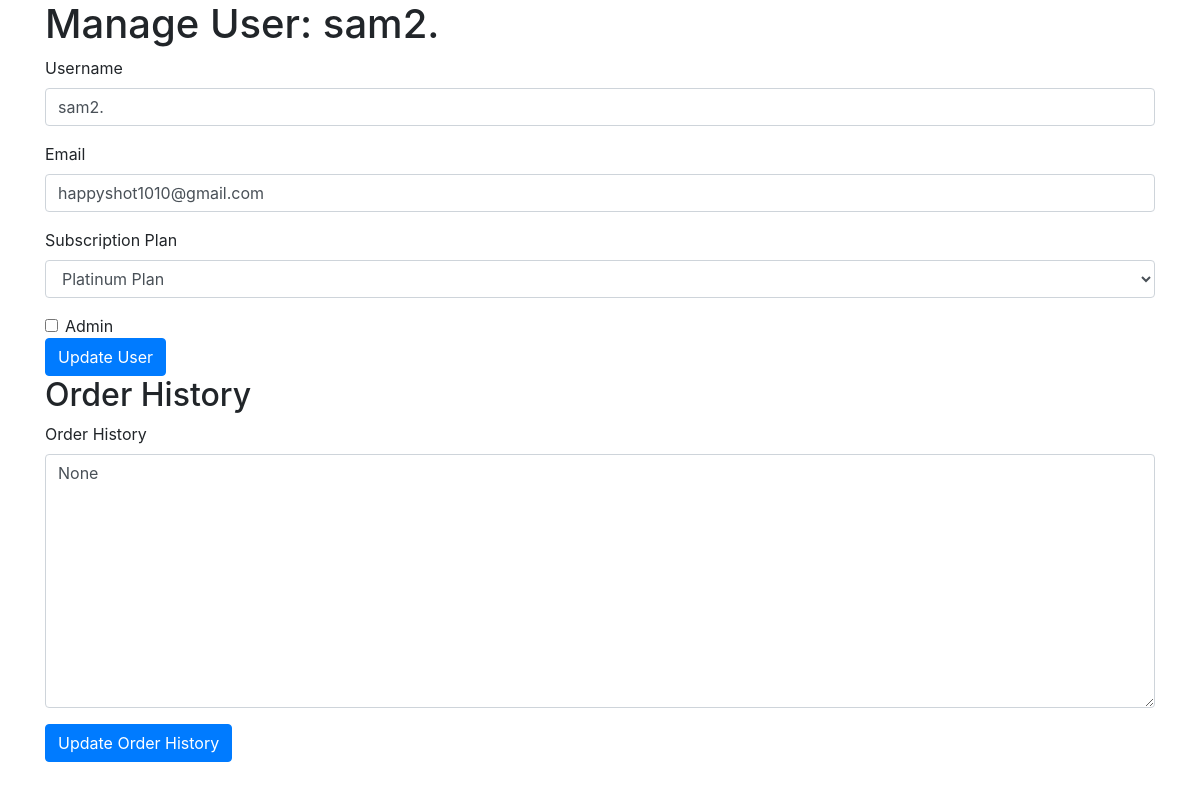
The app's page /admin/manage_user/5 (signed in) with its own data.
### app.py (models this page shows, shortened)
class User(db.Model):
    id = db.Column(db.Integer, primary_key=True)
    username = db.Column(db.String(80), unique=True, nullable=False)
    password = db.Column(db.String(200), nullable=False)
    email = db.Column(db.String(120), unique=True, nullable=False)
    is_admin = db.Column(db.Boolean, default=False)
    alert_message = db.Column(db.String(200), nullable=True)
    subscription_plan = db.Column(db.String(200), nullable=True)
    order_history = db.Column(db.Text, nullable=True)
    one_time_token = db.Column(db.String(200), nullable=True)

### app.py (the view, shortened to what this page needs)
@app.route('/admin/manage_user/<int:user_id>', methods=['GET', 'POST'])
def manage_user(user_id):
    if 'username' not in session or not User.query.filter_by(username=session['username'], is_admin=True).first():
        return redirect('/login')
    user = User.query.get(user_id)
    return render_template('manage_user.html', user=user)

### templates/manage_user.html (shortened to what this page needs)
<!DOCTYPE html>
<html lang="en">
<head>
    <link rel="stylesheet" href="https://maxcdn.bootstrapcdn.com/bootstrap/4.0.0/css/bootstrap.min.css">
</head>
<body>
    <div class="container">
        <h1>Manage User: {{ user.username }}</h1>
        <form action="/admin/manage_user/{{ user.id }}" method="post">
            <div class="form-group">
                <label for="username">Username</label>
                <input type="text" class="form-control" id="username" name="username" value="{{ user.username }}" required>
            </div>
            <div class="form-group">
                <label for="email">Email</label>
                <input type="email" class="form-control" id="email" name="email" value="{{ user.email }}" required>
            </div>
            <div class="form-group">
                <label for="subscription_plan">Subscription Plan</label>
                <select name="subscription_plan" class="form-control" required>
                    <option value="Platinum Plan" {% if user.subscription_plan == 'Platinum Plan' %}selected{% endif %}>Platinum Plan</option>
                </select>
            </div>
            <div class="form-check">
                <input type="checkbox" class="form-check-input" id="is_admin" name="is_admin" {% if user.is_admin %}checked{% endif %}>
                <label class="form-check-label" for="is_admin">Admin</label>
            </div>
            <button type="submit" class="btn btn-primary">Update User</button>
        </form>
        <h2>Order History</h2>
        <form action="/admin/manage_user/{{ user.id }}" method="post">
            <div class="form-group">
                <label for="order_history">Order History</label>
                <textarea class="form-control" id="order_history" name="order_history" rows="10">{{ user.order_history }}</textarea>
            </div>
            <button type="submit" class="btn btn-primary">Update Order History</button>
        </form>
    </div>
</body>
</html>

### records on screen
User: username "sam2.", email "happyshot1010@gmail.com", subscription_plan "Platinum Plan", order_history "None"
